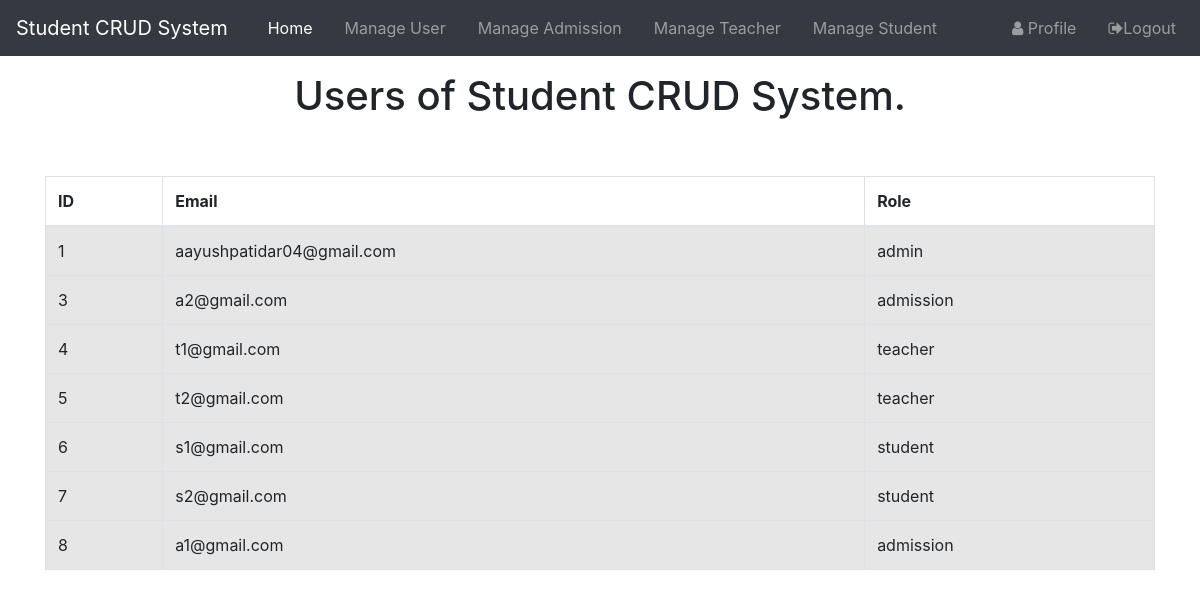
/admin.php (signed in), run on the app's committed database.
### tables this page shows
CREATE TABLE `users` (
  `id` int(100) NOT NULL,
  `rollno` int(100) NOT NULL,
  `email` varchar(255) NOT NULL,
  `password` varchar(255) NOT NULL,
  `role` enum('student','teacher','admin','admission','user') NOT NULL DEFAULT 'user',
  `userimage` varchar(255) NOT NULL,
  `name` varchar(255) NOT NULL,
  `class` enum('','1','2','3','4','5','6','7','8','9','10','11','12') NOT NULL,
  `section` enum('','A','B','C') NOT NULL,
  `subject` enum('Physics','Math','Chemistry','English','Hindi') NOT NULL,
  `country` varchar(255) NOT NULL,
  `state` varchar(255) NOT NULL,
  `city` varchar(255) NOT NULL
);

### admin.php (the view, shortened to what this page needs)
<!DOCTYPE html>
<html>
    <head>
    	<link href="https://cdn.jsdelivr.net/npm/bootstrap@5.2.0-beta1/dist/css/bootstrap.min.css" rel="stylesheet">
    </head>
    <body>
        <?php
        include 'navbar.php';
        require 'db.php';
        ?>
        <div class="container">
            <h1 class="mt-3 text-center">Users of Student CRUD System.</h1>
        </div>
        <br><br>
        <div class="container">
            <?php
                $sql = "SELECT * from users ORDER by id ASC;";
                $res = mysqli_query($con,$sql);
                if($res){
                    if(mysqli_num_rows($res)>0){
                        echo '<table class="table table-bordered table-striped">';
                        echo "<thead>";
                            echo "<tr>";
                                echo "<th>ID</th>";
                                echo "<th>Email</th>";
                                echo "<th>Role</th>";
                            echo "</tr>";
                        echo "</thead>";
                        echo "<tbody>";
                        while($row = mysqli_fetch_array($res)){
                            echo "<tr>";
						        echo "<td>" . $row['id'] . "</td>";
						        echo "<td>" . $row['email'] . "</td>";
						        echo "<td>" . $row['role'] . "</td>";
						    echo "<tr>";
                        }
                    echo "</tbody>";
                    echo "</table>";
                    }
                    else{
                        echo '<div class="alert alert-danger">
                                No Record were Found.
                            </div>';
                    }
                }
                else{
                    echo 'OOPs! something went wrong. please try again later.';
                 }
            ?>
        </div>
    </body>
</html>

### navbar.php (shortened to what this page needs)
<link rel="stylesheet" href="https://use.fontawesome.com/releases/v5.7.1/css/all.css">
<link href="https://cdn.jsdelivr.net/npm/bootstrap@5.2.0-beta1/dist/css/bootstrap.min.css" rel="stylesheet">
<link rel="stylesheet" href="https://maxcdn.bootstrapcdn.com/font-awesome/4.7.0/css/font-awesome.min.css">
<link rel="stylesheet" href="https://stackpath.bootstrapcdn.com/bootstrap/4.5.2/css/bootstrap.min.css">
<link rel="stylesheet" href="https://maxcdn.bootstrapcdn.com/font-awesome/4.7.0/css/font-awesome.min.css">
<link rel="stylesheet" href="https://cdn.jsdelivr.net/npm/sweetalert2@11.7.12/dist/sweetalert2.min.css">
<nav class="navbar navbar-expand bg-dark navbar-dark" id="nav1">
    <div class="container-fluid">
        <ul class="navbar-nav">
            <li class="nav-item" id="brand">
                <a class="navbar-brand" href="login.php" >Student CRUD System</a>
            </li>
            <li class="nav-item" id="hm">
                <a class="nav-link ms-3 active" href="admin.php">Home</a>
            </li>
            <li class="nav-item" id="mu">
                <a class="nav-link ms-3" href="manage_user.php">Manage User</a>
            </li>
            <li class="nav-item" id="adm">
                <a class="nav-link ms-3" href="manage_admission.php">Manage Admission </a>
            </li>
            <li class="nav-item" id="tec">
                <a class="nav-link ms-3" href="manage_teacher.php" >Manage Teacher</a>
            </li>
            <li class="nav-item" id="std">
                <a class="nav-link ms-3" href="manage_student.php">Manage Student</a>
            </li>
        </ul>
        <ul class="navbar-nav justify-content-end">
            <li calss="nav-item" id="prf">
                <a class="nav-link ms-3" href="useraccount.php"><i class="fa fa-user"></i> Profile</a>
            </li>
            <li class="nav-item" id="lgout">
                <a class="nav-link ms-3" href="logout.php"><i class="fa fa-sign-out"></i>Logout</a>
            </li>
        </ul>
    </div>
</nav>

### admin.php (style rules this page uses)
#brand { pointer-events: none; cursor: default; }

### data on the page
users: id "1", email "aayushpatidar04@gmail.com", role "admin"
users: id "3", email "a2@gmail.com", role "admission"
users: id "4", email "t1@gmail.com", role "teacher"
users: id "5", email "t2@gmail.com", role "teacher"
users: id "6", email "s1@gmail.com", role "student"
users: id "7", email "s2@gmail.com", role "student"
users: id "8", email "a1@gmail.com", role "admission"
